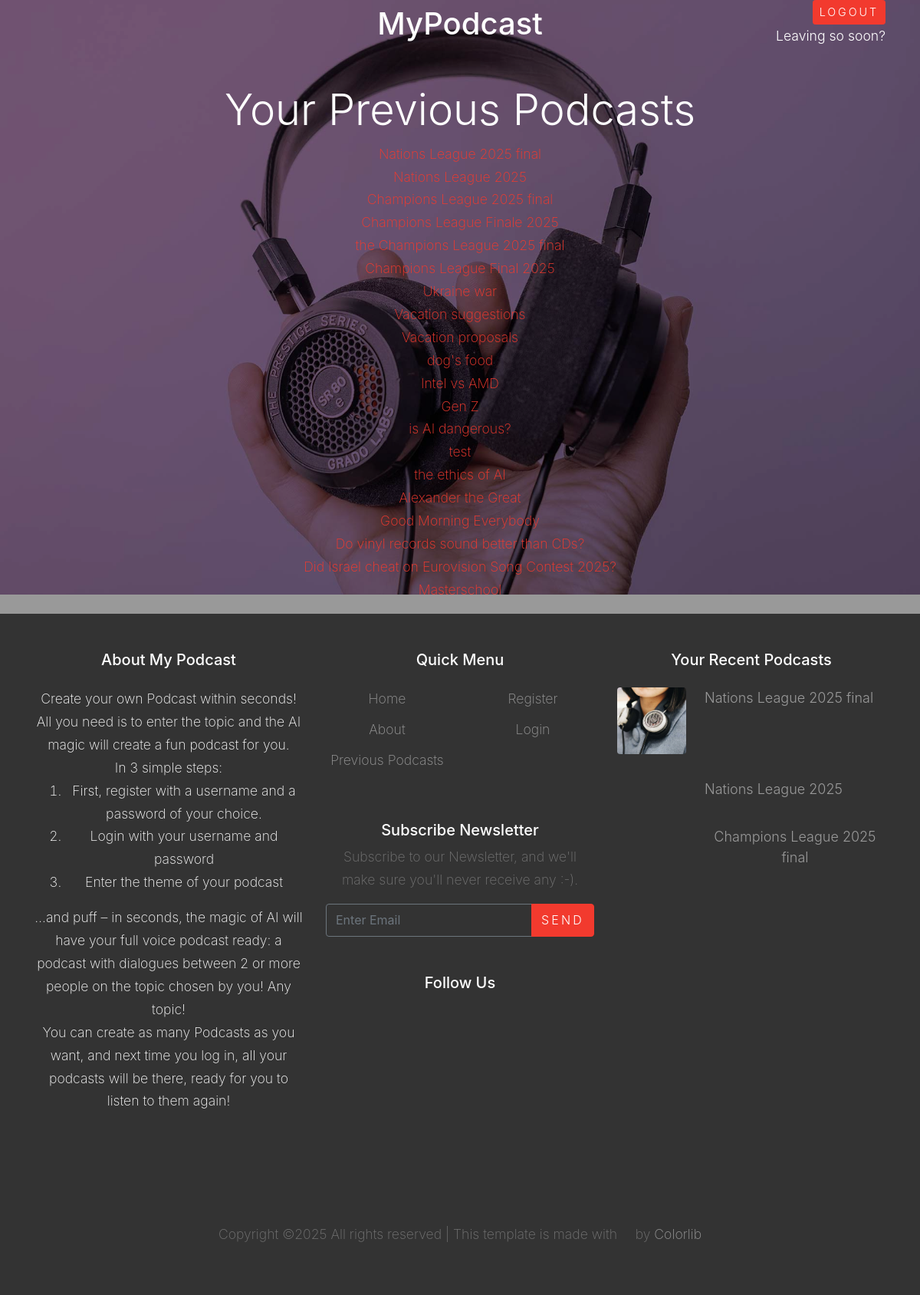
The app's page /previous_podcasts (signed in) with its own data.
### app.py (models this page shows)
class Podcast(db.Model):
    __tablename__ = 'podcast'
    id = db.Column(db.Integer, primary_key=True)
    title = db.Column(db.String(80), unique=True, nullable=False)
    podcast_url = db.Column(db.String(200), nullable=False)
    created_at = db.Column(db.DateTime, default=func.now(),
                           nullable=False)  # Date stamp column
    updated_at = Column(db.DateTime, default=func.now(), onupdate=func.now(),
                        nullable=False)  # Auto-updating timestamp
    users = relationship("User", secondary=podcasts_per_user,
                         back_populates="podcasts")

### app.py (the view)
@app.route('/previous_podcasts')
def previous_podcasts():
    user_podcasts_list = []
    if session:
        user_in_session = True
        user = User.query.filter_by(username=session['username']).first()
        user_id = user.id
        stmt = select(podcasts_per_user).where(
            podcasts_per_user.c.user_id == user_id)
        podcast_ids_for_user = []
        results = db.session.execute(stmt).fetchall()
        if results:
            podcast_ids_for_user = [row[1] for row in results]
        if podcast_ids_for_user:
            [user_podcasts_list.append(Podcast.query.filter_by(id=i).first()) for i
             in podcast_ids_for_user]
    else:
        flash("Please Log in First")
        user_in_session = False
    return render_template('previous_podcasts.html', user_in_session=user_in_session, user_podcasts_list=user_podcasts_list)

### templates/previous_podcasts.html (shortened to what this page needs)
{% extends "base.html" %}
{% block content %}
{% if user_podcasts_list %}
              <h2 class="text-white font-weight-light mb-2 display-4">Your Previous Podcasts</h2>
              <div class="block-25 block-25-scrollable">
                  <ul class="list-unstyled">
                  {% set n = user_podcasts_list|length %}
                  {% for i in range(n-1, -1, -1) %}
                    {% set podcast = user_podcasts_list[i] %}
                      <li><a href="{{ url_for('podcast', audio_file=podcast.podcast_url) }}">{{ podcast.title }}</a></li>
{% endfor %}
                  </ul>
              </div>
{% else %}
    <div id="create">
        <h3 class="footer-heading mb-4">You have no Podcasts yet</h3>
        <a href="{{ url_for('home') }}" class="btn btn-primary btn-sm py-3 px-4 small" type="button">Create</a>
        <div class="text-white mb-4">your first Podcast!</div>
    </div>
{% endif %}
{% endblock %}

### templates/base.html (shortened to what this page needs)
<!DOCTYPE html>
<html lang="en">
  <head>
    <link rel="stylesheet" href="static/fonts/icomoon/style.css">
    <link rel="stylesheet" href="static/css/bootstrap.min.css">
    <link rel="stylesheet" href="static/css/magnific-popup.css">
    <link rel="stylesheet" href="static/css/jquery-ui.css">
    <link rel="stylesheet" href="static/css/owl.carousel.min.css">
    <link rel="stylesheet" href="static/css/owl.theme.default.min.css">
    <link rel="stylesheet" href="https://cdn.jsdelivr.net/npm/mediaelement@4.2.7/build/mediaelementplayer.min.css">
    <link rel="stylesheet" href="static/css/aos.css">
    <link rel="stylesheet" href="static/css/style.css">
  </head>
  <body class="d-flex flex-column min-vh-100">
  <div class="site-wrap flex-fill">
    <header class="site-navbar pb-4 absolute transparent" role="banner">
      <div class="container">
        <div class="row align-items-center">
          <div class="col-3" data-aos="fade-down">
            <nav class="site-navigation position-relative text-left text-md-left" role="navigation">
               <div class="d-inline-block ml-md-0 mr-auto py-3"><a href="#" class="site-menu-toggle js-menu-toggle text-white"><span class="icon-menu h3"></span></a></div>
            </nav>
          </div>
          <div class="col-6 position-relative text-center text-md-center" data-aos="fade-down">
            <h1 class="text-white h1">MyPodcast</h1>
          </div>
          <div id=logout class="col-3 text-white font-weight-light mb-2 position-relative text-right text-md-right"><a href="{{ url_for('logout') }}" class="btn btn-primary btn-sm" type="button">Logout</a><br>
            Leaving so soon?
          </div>
        </div>
      </div>
    </header>
    <div class="site-blocks-cover overlay" style="background-image: url(static/images/hero_bg_1.jpg);" data-aos="fade" data-stellar-background-ratio="0.5">
      <div class="container pt-5">
        <div class="row align-items-center justify-content-center text-center">
          <div class="col-md-8" data-aos="fade-up" data-aos-delay="400">
        {% block content %}{% endblock %}
          </div>
        </div>
      </div>
    </div>
<footer class="site-footer text-center py-5 mt-auto">
      <div class="container">
        <div class="row">
          <div class="col-lg-4">
            <div class="mb-5 text-white">
              <h3 class="footer-heading mb-4">About My Podcast</h3>
                Create your own Podcast within seconds!<br>
                All you need is to enter the topic and the AI magic will create a fun podcast for you.<br>
                In 3 simple steps:
                <ol>
                  <li>First, register with a username and a password of your choice.</li>
                  <li>Login with your username and password</li>
                  <li>Enter the theme of your podcast</li>
              </ol>
                …and puff – in seconds, the magic of AI will have your full voice podcast ready: a podcast with dialogues between 2 or more people on the topic chosen by you! Any topic!<br>
                You can create as many Podcasts as you want, and next time you log in, all your podcasts will be there, ready for you to listen to them again!
            </div>
          </div>
          <div class="col-lg-4 mb-5 mb-lg-0">
            <div class="row mb-5">
              <div class="col-md-12">
                <h3 class="footer-heading mb-4">Quick Menu</h3>
              </div>
              <div class="col-md-6 col-lg-6">
                <ul class="list-unstyled">
                  <li><a href="{{ url_for('home') }}">Home</a>
                  <li><a href="{{ url_for('about') }}">About</a>
                  <li><a href="{{ url_for('previous_podcasts') }}">Previous Podcasts</a>
                </ul>
              </div>
              <div class="col-md-6 col-lg-6">
                <ul class="list-unstyled">
                  <li><a href="{{ url_for('register') }}" >Register</a></li>
                  <li><a href="{{ url_for('login') }}" >Login</a></li>
                </ul>
              </div>
            </div>
            <div class="mb-5">
              <h3 class="footer-heading mb-2">Subscribe Newsletter</h3>
              <p>Subscribe to our Newsletter, and we'll make sure you'll never receive any :-).</p>
              <form action="#" method="post">
                <div class="input-group mb-3">
                  <input type="text" class="form-control border-secondary text-white bg-transparent" placeholder="Enter Email" aria-label="Enter Email" aria-describedby="button-addon2">
                  <div class="input-group-append">
                    <button class="btn btn-primary" type="button" id="button-addon2">Send</button>
                  </div>
                </div>
              </form>
            </div>
            <div class="row">
              <div class="col-md-12">
                <h3 class="footer-heading mb-4">Follow Us</h3>
                <div>
                  <a href="#" class="pl-0 pr-3"><span class="icon-facebook"></span></a>
                  <a href="#" class="pl-3 pr-3"><span class="icon-twitter"></span></a>
                  <a href="#" class="pl-3 pr-3"><span class="icon-instagram"></span></a>
                  <a href="#" class="pl-3 pr-3"><span class="icon-linkedin"></span></a>
                </div>
              </div>
            </div>
          </div>
          <div class="col-lg-4 mb-5 mb-lg-0">
            <div class="mb-5">
              {% if user_podcasts_list %}
              <h3 class="footer-heading mb-4">Your Recent Podcasts</h3>
              <div class="block-25">
                <ul class="list-unstyled">
                    {% set n = user_podcasts_list|length %}
                    {% set m = [n, 3]|min %}
                      {% for i in range(n-1, n-m-1, -1) %}
                        {% set podcast = user_podcasts_list[i] %}
                        {% set image = "static/images/img_" + (n-i)|string + ".jpg" %}
                  <li class="mb-3">
                      <a href="{{ url_for('podcast', audio_file=podcast.podcast_url) }}" class="d-flex">
                      <figure class="image mr-4">
                        <img src="{{ image }}" alt="" class="img-fluid">
                      </figure>
                      <div class="text">
                        <h3 class="heading font-weight-light">{{ podcast.title}}</h3>
                      </div>
                    </a>
                  </li>
                {% endfor %}
                </ul>
              </div>
              {% endif %}
            </div>
          </div>
        </div>
        <div class="row pt-5 mt-5 text-center">
          <div class="col-md-12">
            <p>
            Copyright &copy; All rights reserved | This template is made with <i class="icon-heart-o" aria-hidden="true"></i> by <a href="https://colorlib.com" target="_blank" >Colorlib</a>
            </p>
          </div>
        </div>
      </div>
    </footer>
  </div>
  </body>
</html>

### static/css/style.css (style rules this page uses)
body { line-height: 1.7; color: #4d4d4d; font-weight: 200; font-size: 1.1rem; }
a { -webkit-transition: .3s all ease; -o-transition: .3s all ease; transition: .3s all ease; }
.site-wrap:before { -webkit-transition: .3s all ease-in-out; -o-transition: .3s all ease-in-out; transition: .3s all ease-in-out; background: rgba(0, 0, 0, 0.6); content: ""; position: absolute; z-index: 2000; top: 0; left: 0; right: 0; bottom: 0; opacity: 0; visibility: hidden; }
.btn { text-transform: uppercase; position: relative; -webkit-transition: 0.2s all ease-in-out !important; -o-transition: 0.2s all ease-in-out !important; transition: 0.2s all ease-in-out !important; top: 0; letter-spacing: .05em; }
.btn.btn-sm { font-size: 0.9rem; }
.btn.btn-primary { font-weight: 300; letter-spacing: .2em; }
.form-control { height: 43px; }
.site-footer { padding: 4em 0; background: #333333; }
.site-footer p { color: #737373; }
.site-footer h2, .site-footer h3, .site-footer h4, .site-footer h5 { color: #fff; }
.site-footer a { color: #999999; }
.site-footer ul li { margin-bottom: 10px; }
.site-footer .footer-heading { font-size: 20px; color: #fff; }
.site-navbar { margin-bottom: 0px; z-index: 1999; position: relative; }
.site-navbar.transparent { background: transparent; }
.site-navbar.absolute { position: absolute; top: 0; left: 0; width: 100%; }
.site-blocks-cover { background-size: cover; background-repeat: no-repeat; background-position: top; background-position: center center; }
.site-blocks-cover.overlay { position: relative; }
.site-blocks-cover.overlay:before { position: absolute; content: ""; left: 0; bottom: 0; right: 0; top: 0; background: rgba(0, 0, 0, 0.4); }
.site-blocks-cover, .site-blocks-cover .row { min-height: 600px; height: calc(100vh); }
.site-blocks-cover h2, .site-blocks-cover h3, .site-blocks-cover h4, .site-blocks-cover h5 { color: #fff; }
.block-25 ul, .block-25 ul li { padding: 0; margin: 0; }
.block-25 ul li a .image { -webkit-box-flex: 0; -ms-flex: 0 0 90px; flex: 0 0 90px; }
.block-25 ul li a .image img { border-radius: 4px; max-width: 100%; opacity: 1; -webkit-transition: .3s all ease-in-out; -o-transition: .3s all ease-in-out; transition: .3s all ease-in-out; }
.block-25 ul li a .text .heading { font-size: 18px; line-height: 1.5; margin: 0; padding: 0; -webkit-transition: .3s all ease; -o-transition: .3s all ease; transition: .3s all ease; color: #999999; }
.block-25-scrollable { max-height: 75vh; overflow-y: auto; }

### records on screen
Podcast: title "Nations League 2025 final", title "Nations League 2025 final"
Podcast: title "Nations League 2025", title "Nations League 2025"
Podcast: title "Champions League 2025 final", title "Champions League 2025 final"
Podcast: title "Champions League Finale 2025"
Podcast: title "the Champions League 2025 final"
Podcast: title "Champions League Final 2025"
Podcast: title "Ukraine war"
Podcast: title "Vacation suggestions"
Podcast: title "Vacation proposals"
Podcast: title "dog's food"
Podcast: title "Intel vs AMD"
Podcast: title "Gen Z"
Podcast: title "is AI dangerous?"
Podcast: title "test"
Podcast: title "the ethics of AI"
Podcast: title "Alexander the Great"
Podcast: title "Good Morning Everybody"
Podcast: title "Do vinyl records sound better than CDs?"
Podcast: title "Did Israel cheat on Eurovision Song Contest 2025?"
Podcast: title "Masterschool"
